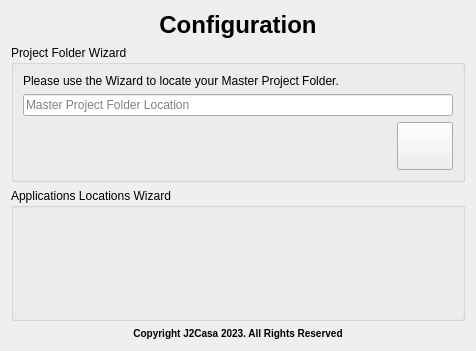
<?xml version="1.0" encoding="UTF-8"?>
<ui version="4.0">
 <class>Tab2Setup</class>
 <widget class="QWidget" name="Tab2Setup">
  <property name="geometry">
   <rect>
    <x>0</x>
    <y>0</y>
    <width>476</width>
    <height>351</height>
   </rect>
  </property>
  <property name="sizePolicy">
   <sizepolicy hsizetype="Preferred" vsizetype="Preferred">
    <horstretch>0</horstretch>
    <verstretch>1</verstretch>
   </sizepolicy>
  </property>
  <property name="windowTitle">
   <string>Tab</string>
  </property>
  <property name="toolTip">
   <string>Tab Tool Tip</string>
  </property>
  <property name="statusTip">
   <string>Tab Status Tip</string>
  </property>
  <property name="whatsThis">
   <string>Tab Whats This</string>
  </property>
  <layout class="QGridLayout" name="gridLayout">
   <item row="1" column="1">
    <layout class="QGridLayout" name="gridLayoutConfigTab">
     <item row="1" column="0">
      <widget class="QGroupBox" name="groupBoxProjectFolder">
       <property name="sizePolicy">
        <sizepolicy hsizetype="Preferred" vsizetype="Preferred">
         <horstretch>0</horstretch>
         <verstretch>5</verstretch>
        </sizepolicy>
       </property>
       <property name="title">
        <string>Project Folder Wizard</string>
       </property>
       <layout class="QVBoxLayout" name="verticalLayout_4">
        <item>
         <layout class="QVBoxLayout" name="verticalLayoutlabelTextProjectFolder">
          <item>
           <widget class="QLabel" name="labelTextProjectFolder">
            <property name="text">
             <string>Please use the Wizard to locate your Master Project Folder.</string>
            </property>
           </widget>
          </item>
         </layout>
        </item>
        <item>
         <layout class="QVBoxLayout" name="verticalLayoutlineEditDisplayProjectFolder">
          <item>
           <widget class="QLineEdit" name="lineEditDisplayProjectFolder">
            <property name="readOnly">
             <bool>true</bool>
            </property>
            <property name="placeholderText">
             <string>Master Project Folder Location</string>
            </property>
           </widget>
          </item>
         </layout>
        </item>
        <item>
         <layout class="QVBoxLayout" name="verticalLayoutButtonsProjectFolder">
          <item>
           <layout class="QHBoxLayout" name="horizontalLayoutButtonsProjectFolder" stretch="97,0">
            <item>
             <spacer name="horizontalSpacer">
              <property name="orientation">
               <enum>Qt::Horizontal</enum>
              </property>
              <property name="sizeHint" stdset="0">
               <size>
                <width>40</width>
                <height>20</height>
               </size>
              </property>
             </spacer>
            </item>
            <item>
             <widget class="QToolButton" name="toolButtonWizardProjectFolder">
              <property name="minimumSize">
               <size>
                <width>48</width>
                <height>48</height>
               </size>
              </property>
              <property name="toolTip">
               <string>Location Wizard</string>
              </property>
              <property name="statusTip">
               <string>Project Folder Location Wizard</string>
              </property>
              <property name="text">
               <string/>
              </property>
              <property name="icon">
               <iconset resource="../resources/buttons/buttonsGlassRound.qrc">
                <normaloff>:/glassRound/glassButtonWizard.png</normaloff>:/glassRound/glassButtonWizard.png</iconset>
              </property>
              <property name="iconSize">
               <size>
                <width>48</width>
                <height>48</height>
               </size>
              </property>
              <property name="shortcut">
               <string>Ctrl+Alt+1</string>
              </property>
             </widget>
            </item>
           </layout>
          </item>
         </layout>
        </item>
       </layout>
      </widget>
     </item>
     <item row="0" column="0">
      <widget class="QLabel" name="labelConfigTitle">
       <property name="text">
        <string>&lt;html&gt;&lt;head/&gt;&lt;body&gt;&lt;h1 style=&quot; margin-top:18px; margin-bottom:12px; margin-left:0px; margin-right:0px; -qt-block-indent:0; text-indent:0px;&quot;&gt;&lt;span style=&quot; font-size:xx-large; font-weight:700;&quot;&gt;Configuration&lt;/span&gt;&lt;/h1&gt;&lt;/body&gt;&lt;/html&gt;</string>
       </property>
       <property name="alignment">
        <set>Qt::AlignCenter</set>
       </property>
      </widget>
     </item>
     <item row="3" column="0">
      <widget class="QLabel" name="labelConfigCopyright">
       <property name="text">
        <string>&lt;html&gt;&lt;head/&gt;&lt;body&gt;&lt;p align=&quot;center&quot;&gt;&lt;span style=&quot; font-size:small; font-weight:700;&quot;&gt;Copyright J2Casa 2023. All Rights Reserved&lt;/span&gt;&lt;/p&gt;&lt;/body&gt;&lt;/html&gt;</string>
       </property>
      </widget>
     </item>
     <item row="2" column="0">
      <widget class="QGroupBox" name="groupBoxLocateApps">
       <property name="sizePolicy">
        <sizepolicy hsizetype="Preferred" vsizetype="Preferred">
         <horstretch>0</horstretch>
         <verstretch>5</verstretch>
        </sizepolicy>
       </property>
       <property name="title">
        <string>Applications Locations Wizard</string>
       </property>
      </widget>
     </item>
    </layout>
   </item>
  </layout>
 </widget>
 <resources>
  <include location="../resources/buttons/buttonsGlassRound.qrc"/>
 </resources>
 <connections/>
</ui>
